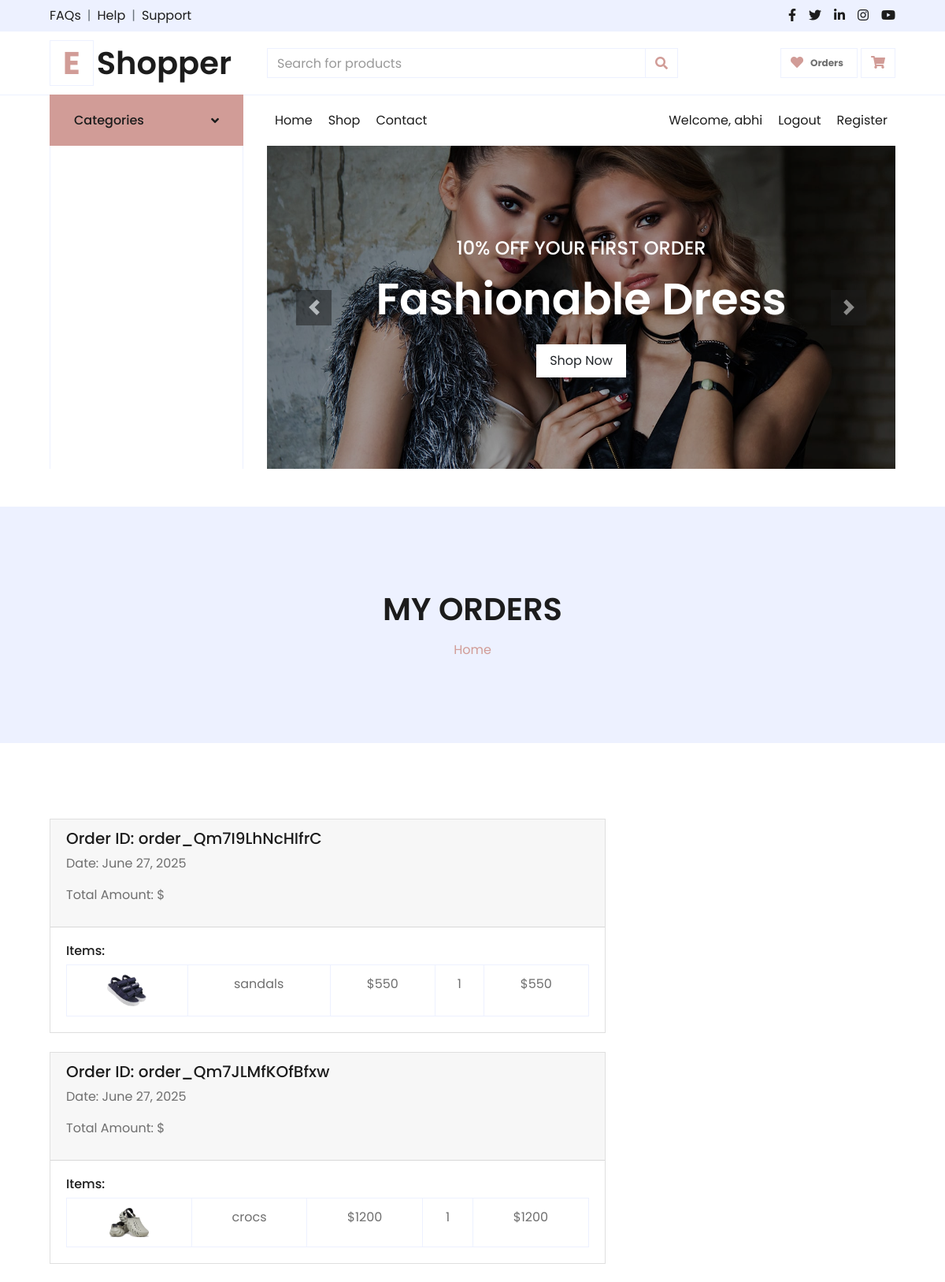
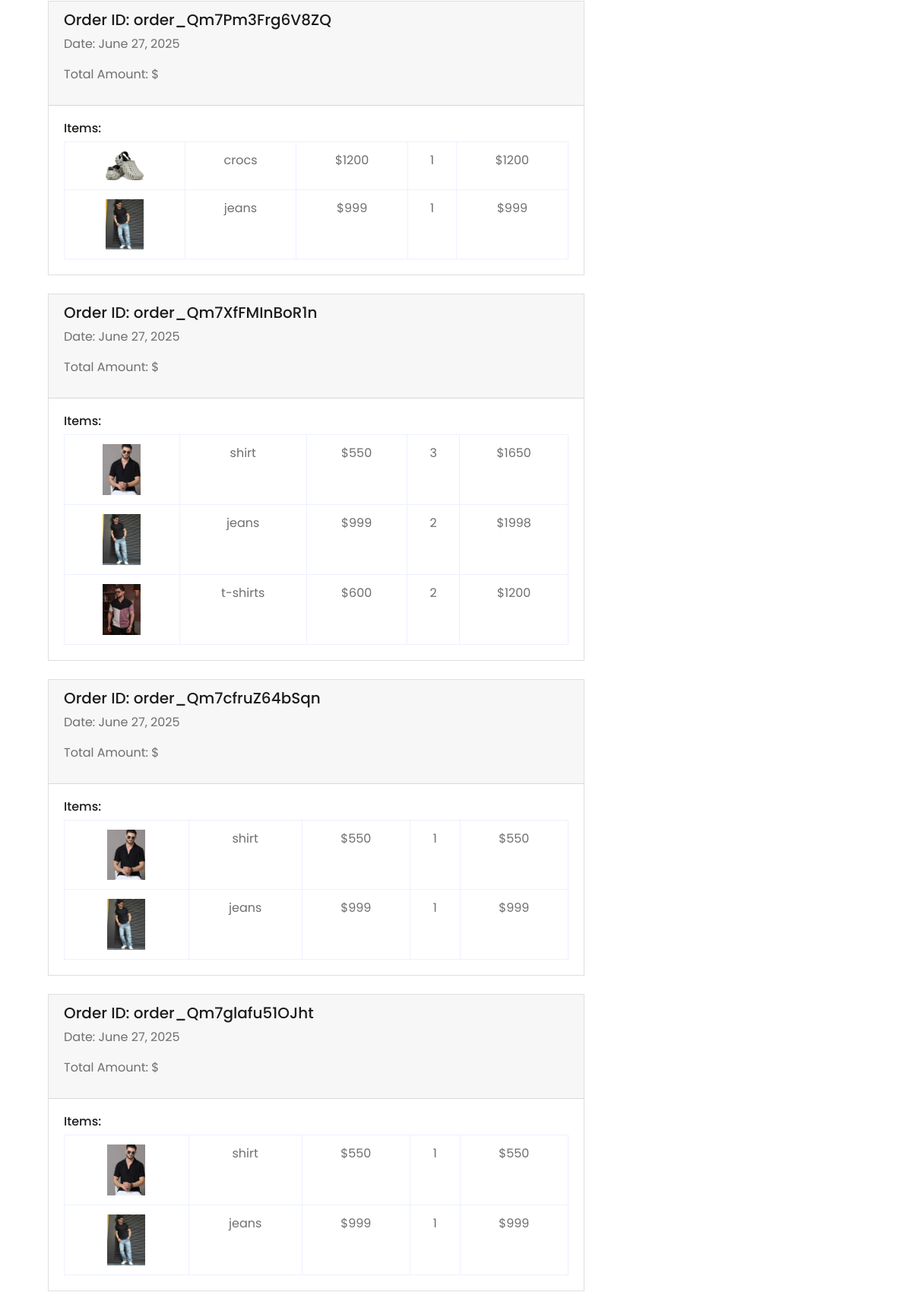
The page /order-success (signed in, upper part) on the database its author committed (2 pictures, top to bottom).
### myapp/models.py (models this page shows, shortened)
class UserOrder(models.Model):
    orderid = models.CharField(max_length=10,null=True)
    user = models.ForeignKey(User,on_delete=models.CASCADE)
    date = models.DateField()
    paymenttype = models.CharField(max_length=20)
    pid = models.CharField(max_length=50)

class OrderItems(models.Model):
    order = models.ForeignKey(UserOrder,on_delete=models.CASCADE,related_name='items')
    product = models.ForeignKey(Product,on_delete=models.CASCADE)
    price = models.IntegerField()
    qty = models.IntegerField()
    def total_price(self):
        return self.price * self.qty

class Product(models.Model):
    category = models.ForeignKey(Category,on_delete=models.CASCADE)
    productname = models.CharField(max_length=20)
    price = models.IntegerField()
    qty =models.IntegerField()
    description = models.TextField()
    productimage = models.ImageField(upload_to="productImage")

### myapp/views.py (the view)
# urls.py: path('order-success', order_success, name='order_success'),
def order_success(request):
    user = request.user
    orders = UserOrder.objects.filter(user=user).order_by('-date')  # Get user's orders in reverse chronological order
    return render(request, "orders.html", {'orders': orders})

### myapp/templates/orders.html
{%extends 'base.html'%}
{%block content%}
    <div class="container-fluid bg-secondary mb-5">
        <div class="d-flex flex-column align-items-center justify-content-center" style="min-height: 300px">
            <h1 class="font-weight-semi-bold text-uppercase mb-3">My ORders</h1>
            <div class="d-inline-flex">
                <p class="m-0"><a href="">Home</a></p>
            </div>
        </div>
    </div>
    <div class="container-fluid pt-5">
        <div class="row px-xl-5">
            <div class="col-lg-8 table-responsive mb-5">
                {%for order in orders%}
                <div class="card mb-4">
                    <div class="card-header">
                        <h5>Order ID: {{order.orderid}}</h5>
                        <p>Date: {{order.date}}</p>
                        <p>Total Amount: ${{order.total_amount}}</p>
                    </div>
                    <div class="card-body">
                        <h6>Items:</h6>
                        <table class="table table-bordered text-center mb-0">
                            {%for item in order.items.all%}
                            <tr>
                                <td><img src="media/{{item.product.productimage}}" alt="" style="width: 50px;"> </td>
                                <td>{{item.product.productname}} </td>
                                <td>${{item.price}} </td>
                                <td>{{item.qty}}</td>
                                <td>${{item.total_price}}</td>
                            </tr>
                            {%endfor%}
                        </table>
                    </div>
            </div>
                {%endfor%}
        </div>
    </div>
    {%endblock%}

### myapp/templates/base.html (shortened to what this page needs)
{% load static %}
<!DOCTYPE html>
<html lang="en">
<head>
    <link href="https://cdnjs.cloudflare.com/ajax/libs/font-awesome/5.10.0/css/all.min.css" rel="stylesheet">
    <link href="static/lib/owlcarousel/assets/owl.carousel.min.css" rel="stylesheet">
    <link href="{% static 'css/style.css' %}" rel="stylesheet">
</head>
<body>
    <div class="container-fluid">
        <div class="row bg-secondary py-2 px-xl-5">
            <div class="col-lg-6 d-none d-lg-block">
                <div class="d-inline-flex align-items-center">
                    <a class="text-dark" href="">FAQs</a>
                    <span class="text-muted px-2">|</span>
                    <a class="text-dark" href="">Help</a>
                    <span class="text-muted px-2">|</span>
                    <a class="text-dark" href="">Support</a>
                </div>
            </div>
            <div class="col-lg-6 text-center text-lg-right">
                <div class="d-inline-flex align-items-center">
                    <a class="text-dark px-2" href="">
                        <i class="fab fa-facebook-f"></i>
                    </a>
                    <a class="text-dark px-2" href="">
                        <i class="fab fa-twitter"></i>
                    </a>
                    <a class="text-dark px-2" href="">
                        <i class="fab fa-linkedin-in"></i>
                    </a>
                    <a class="text-dark px-2" href="">
                        <i class="fab fa-instagram"></i>
                    </a>
                    <a class="text-dark pl-2" href="">
                        <i class="fab fa-youtube"></i>
                    </a>
                </div>
            </div>
        </div>
        <div class="row align-items-center py-3 px-xl-5">
            <div class="col-lg-3 d-none d-lg-block">
                <a href="" class="text-decoration-none">
                    <h1 class="m-0 display-5 font-weight-semi-bold"><span class="text-primary font-weight-bold border px-3 mr-1">E</span>Shopper</h1>
                </a>
            </div>
            <div class="col-lg-6 col-6 text-left">
                <form action="">
                    <div class="input-group">
                        <input type="text" class="form-control" placeholder="Search for products">
                        <div class="input-group-append">
                            <span class="input-group-text bg-transparent text-primary">
                                <i class="fa fa-search"></i>
                            </span>
                        </div>
                    </div>
                </form>
            </div>
            <div class="col-lg-3 col-6 text-right">
                <a href="{%url 'order_success'%}" class="btn border">
                    <i class="fas fa-heart text-primary"></i>
                    <span class="badge">Orders</span>
                </a>
                <a href="{%url 'cart'%}" class="btn border">
                    <i class="fas fa-shopping-cart text-primary"></i>
                </a>
            </div>
        </div>
    </div>
    <div class="container-fluid mb-5">
        <div class="row border-top px-xl-5">
            <div class="col-lg-3 d-none d-lg-block">
                <a class="btn shadow-none d-flex align-items-center justify-content-between bg-primary text-white w-100" data-toggle="collapse" href="#navbar-vertical" style="height: 65px; margin-top: -1px; padding: 0 30px;">
                    <h6 class="m-0">Categories</h6>
                    <i class="fa fa-angle-down text-dark"></i>
                </a>
                <nav class="collapse show navbar navbar-vertical navbar-light align-items-start p-0 border border-top-0 border-bottom-0" id="navbar-vertical">
                    <div class="navbar-nav w-100 overflow-hidden" style="height: 410px">
                    </div>
                </nav>
            </div>
            <div class="col-lg-9">
                <nav class="navbar navbar-expand-lg bg-light navbar-light py-3 py-lg-0 px-0">
                    <div class="collapse navbar-collapse justify-content-between" id="navbarCollapse">
                        <div class="navbar-nav mr-auto py-0">
                            <a href="{%url 'index' %}" class="nav-item nav-link {% if title == 'Home' %}active{% endif %}">Home</a>
                            <a href="{%url 'shop' %}" class="nav-item nav-link {% if title == 'Shop' %}active{% endif %}">Shop</a>
                            <a href="{%url 'contact' %}" class="nav-item nav-link {% if title == 'Contact Us' %}active{% endif %}">Contact</a>
                        </div>
                        <div class="navbar-nav ml-auto py-0">
                        {% if user.is_authenticated %}
                            <span class="nav-item nav-link">Welcome, {{ user.username }}</span>
                            <a href="{%url 'logout'%}" class="nav-item nav-link">Logout</a>
                        {% else %}
                            <a href="{%url 'login'%}" class="nav-item nav-link">Login</a>
                        {%endif%}
                            <a href="{%url 'register'%}" class="nav-item nav-link">Register</a>
                        </div>
                    </div>
                </nav>
                <div id="header-carousel" class="carousel slide" data-ride="carousel">
                    <div class="carousel-inner">
                        <div class="carousel-item active" style="height: 410px;">
                            <img class="img-fluid" src="static/img/carousel-1.jpg" alt="Image">
                            <div class="carousel-caption d-flex flex-column align-items-center justify-content-center">
                                <div class="p-3" style="max-width: 700px;">
                                    <h4 class="text-light text-uppercase font-weight-medium mb-3">10% Off Your First Order</h4>
                                    <h3 class="display-4 text-white font-weight-semi-bold mb-4">Fashionable Dress</h3>
                                    <a href="" class="btn btn-light py-2 px-3">Shop Now</a>
                                </div>
                            </div>
                        </div>
                    </div>
                    <a class="carousel-control-prev" href="#header-carousel" data-slide="prev">
                        <div class="btn btn-dark" style="width: 45px; height: 45px;">
                            <span class="carousel-control-prev-icon mb-n2"></span>
                        </div>
                    </a>
                    <a class="carousel-control-next" href="#header-carousel" data-slide="next">
                        <div class="btn btn-dark" style="width: 45px; height: 45px;">
                            <span class="carousel-control-next-icon mb-n2"></span>
                        </div>
                    </a>
                </div>
            </div>
        </div>
    </div>
    {% block content %}
    {% endblock %}
</body>
</html>

### rows shown on the page
UserOrder: orderid "order_Qm7I9LhNcHIfrC", date "June 27, 2025"
OrderItems: product.productimage (picture), product.productname "sandals", price "550", qty "1", total_price "550"
UserOrder: orderid "order_Qm7JLMfKOfBfxw", date "June 27, 2025"
OrderItems: product.productimage (picture), product.productname "crocs", price "1200", qty "1", total_price "1200"
UserOrder: orderid "order_Qm7Pm3Frg6V8ZQ", date "June 27, 2025"
OrderItems: product.productimage (picture), product.productname "crocs", price "1200", qty "1", total_price "1200"
OrderItems: product.productimage (picture), product.productname "jeans", price "999", qty "1", total_price "999"
UserOrder: orderid "order_Qm7XfFMInBoR1n", date "June 27, 2025"
OrderItems: product.productimage (picture), product.productname "shirt", price "550", qty "3", total_price "1650"
OrderItems: product.productimage (picture), product.productname "jeans", price "999", qty "2", total_price "1998"
OrderItems: product.productimage (picture), product.productname "t-shirts", price "600", qty "2", total_price "1200"
UserOrder: orderid "order_Qm7cfruZ64bSqn", date "June 27, 2025"
OrderItems: product.productimage (picture), product.productname "shirt", price "550", qty "1", total_price "550"
OrderItems: product.productimage (picture), product.productname "jeans", price "999", qty "1", total_price "999"
UserOrder: orderid "order_Qm7glafu51OJht", date "June 27, 2025"
OrderItems: product.productimage (picture), product.productname "shirt", price "550", qty "1", total_price "550"
OrderItems: product.productimage (picture), product.productname "jeans", price "999", qty "1", total_price "999"

### other values the page prints
{{ user.username }} "abhi"
